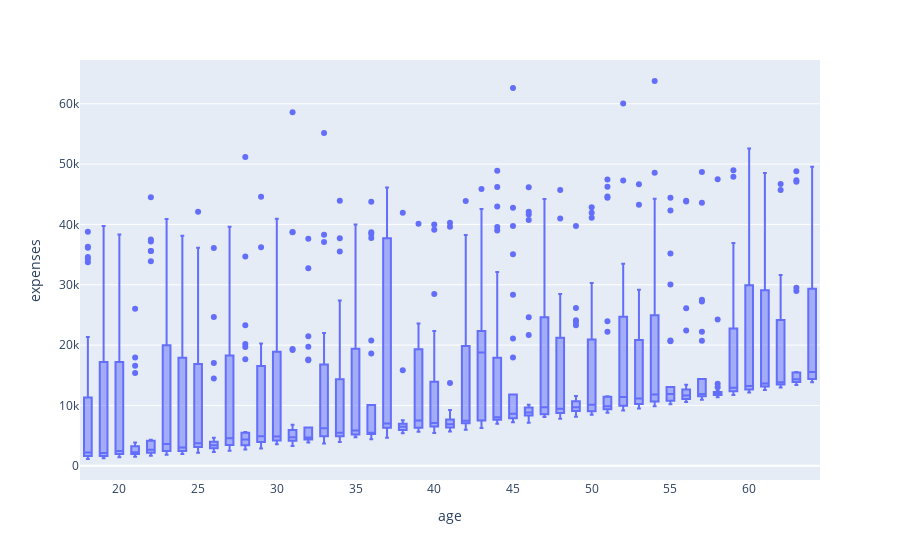

This figure's notebook cell:
### Markdown cell above
### Bivariate Analysis

### Code cell
# lets understand the impact of age on Medical Expenses
px.box(data, y = 'expenses',
           x = 'age')

### Figure 1 — Plotly figure (JSON) as saved in the notebook; plotly's stock layout.template omitted (floating-point values rounded to 4 significant figures; data arrays with more than 128 entries replaced by an {"elided": "..."} marker saying what was removed)
{"data": [{"alignmentgroup": "True", "hovertemplate": "age=%{x}<br>expenses=%{y}<extra></extra>", "legendgroup": "", "marker": {"color": "#636efa"}, "name": "", "notched": false, "offsetgroup": "", "orientation": "v", "showlegend": false, "type": "box", "x": {"elided": "1338 int values"}, "x0": " ", "xaxis": "x", "y": {"elided": "1338 float values"}, "y0": " ", "yaxis": "y"}], "layout": {"boxmode": "group", "legend": {"tracegroupgap": 0}, "margin": {"t": 60}, "xaxis": {"anchor": "y", "domain": [0, 1], "title": {"text": "age"}}, "yaxis": {"anchor": "x", "domain": [0, 1], "title": {"text": "expenses"}}}}
